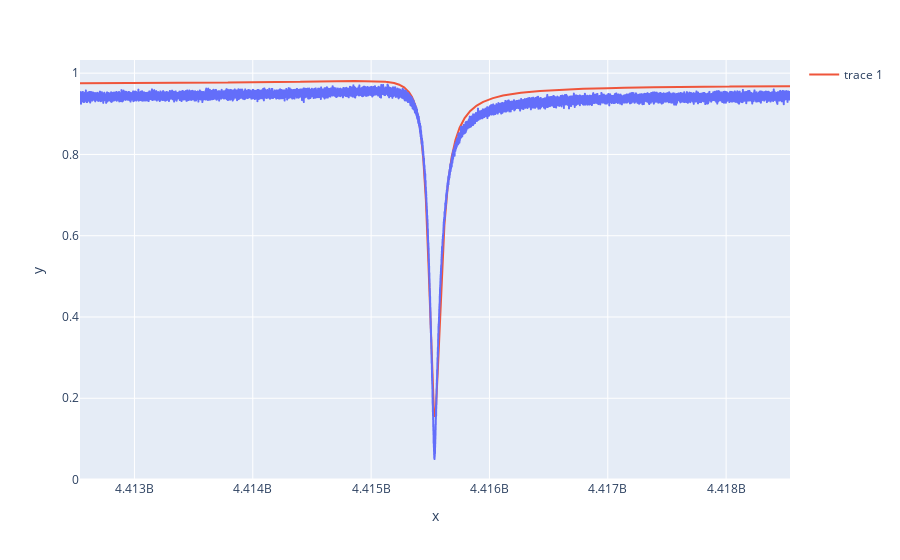

This figure's notebook cell:
### Code cell
# Measure a high power spetrum

meas = 'S21'
format = 'MA'

freqs, mag, phase = meas_spectrum(vna, f_c = params['center_freq'], f_span = params['span_freq'], power = params['vna_power'], 
                                  sleep_t = 90, npoints = params['npoints'], data_format = format, meas = meas)
vna.autoscale()

reload(help)

idx0 = 0
idx1 = -1
f_c, Qf, fwhm = help.Q(freqs[idx0:idx1],mag[idx0:idx1], format='MA', plot_f=True)

print('Quality Factor: %2.3f'%Qf)
print('3dB BW: %2.3f kHz'%(fwhm*1e-3))
print('f_c: %2.5f GHz'%(f_c*1e-9))

### Figure 1 — Plotly figure (JSON) as saved in the notebook; plotly's stock layout.template omitted (floating-point values rounded to 4 significant figures; data arrays with more than 128 entries replaced by an {"elided": "..."} marker saying what was removed)
{"data": [{"hovertemplate": "x=%{x}<br>y=%{y}<extra></extra>", "legendgroup": "", "line": {"color": "#636efa", "dash": "solid"}, "marker": {"symbol": "circle"}, "mode": "lines", "name": "", "showlegend": false, "type": "scattergl", "x": {"elided": "23999 float values"}, "xaxis": "x", "y": {"elided": "23999 float values"}, "yaxis": "y"}, {"type": "scatter", "x": {"elided": "23999 float values"}, "y": {"elided": "23999 float values"}}], "layout": {"legend": {"tracegroupgap": 0}, "margin": {"t": 60}, "xaxis": {"anchor": "y", "domain": [0, 1], "title": {"text": "x"}}, "yaxis": {"anchor": "x", "domain": [0, 1], "title": {"text": "y"}}}}
